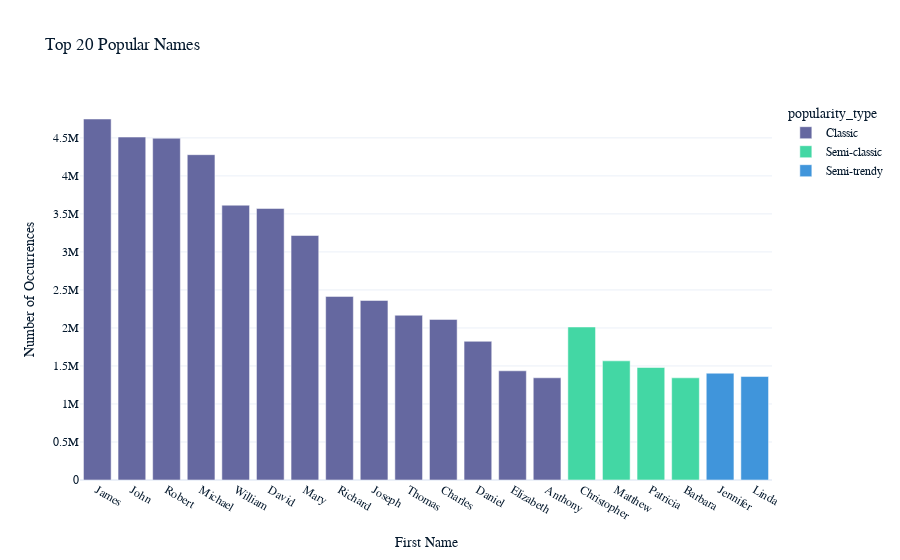

The notebook cell saved with this chart:
### Code cell
# Sort the DataFrame by 'number' in descending order and select the top 20 names
top_20 = result.sort_values(by='number', ascending=False).head(20)

# Create an interactive bar chart using Plotly
fig = px.bar(top_20, 
             x='first_name', 
             y='number', 
             color='popularity_type', 
             title='Top 20 Popular Names',
             labels={'first_name': 'First Name', 'number': 'Number of Occurrences'},
             hover_data={'popularity_type': True})

# Customize the hover template to show the real number and popularity type
fig.update_traces(hovertemplate='<b>%{x}</b><br>Number: %{y:,}<br>Popularity: %{customdata[0]}')

# Show the plot
fig.show()

### Figure 1 — Plotly figure (JSON) as saved in the notebook; plotly's stock layout.template omitted (floating-point values rounded to 4 significant figures)
{"data": [{"alignmentgroup": "True", "customdata": [["Classic"], ["Classic"], ["Classic"], ["Classic"], ["Classic"], ["Classic"], ["Classic"], ["Classic"], ["Classic"], ["Classic"], ["Classic"], ["Classic"], ["Classic"], ["Classic"]], "hovertemplate": "<b>%{x}</b><br>Number: %{y:,}<br>Popularity: %{customdata[0]}", "legendgroup": "Classic", "marker": {"color": "#6568a0", "pattern": {"shape": ""}}, "name": "Classic", "offsetgroup": "Classic", "orientation": "v", "showlegend": true, "textposition": "auto", "x": ["James", "John", "Robert", "Michael", "William", "David", "Mary", "Richard", "Joseph", "Thomas", "Charles", "Daniel", "Elizabeth", "Anthony"], "xaxis": "x", "y": [4748138, 4510721, 4495199, 4278824, 3614424, 3571498, 3215850, 2414838, 2361382, 2166802, 2112352, 1824274, 1436286, 1344352], "yaxis": "y", "type": "bar"}, {"alignmentgroup": "True", "customdata": [["Semi-classic"], ["Semi-classic"], ["Semi-classic"], ["Semi-classic"]], "hovertemplate": "<b>%{x}</b><br>Number: %{y:,}<br>Popularity: %{customdata[0]}", "legendgroup": "Semi-classic", "marker": {"color": "#43d7a4", "pattern": {"shape": ""}}, "name": "Semi-classic", "offsetgroup": "Semi-classic", "orientation": "v", "showlegend": true, "textposition": "auto", "x": ["Christopher", "Matthew", "Patricia", "Barbara"], "xaxis": "x", "y": [2012792, 1567204, 1479802, 1343901], "yaxis": "y", "type": "bar"}, {"alignmentgroup": "True", "customdata": [["Semi-trendy"], ["Semi-trendy"]], "hovertemplate": "<b>%{x}</b><br>Number: %{y:,}<br>Popularity: %{customdata[0]}", "legendgroup": "Semi-trendy", "marker": {"color": "#4095db", "pattern": {"shape": ""}}, "name": "Semi-trendy", "offsetgroup": "Semi-trendy", "orientation": "v", "showlegend": true, "textposition": "auto", "x": ["Jennifer", "Linda"], "xaxis": "x", "y": [1404743, 1361021], "yaxis": "y", "type": "bar"}], "layout": {"xaxis": {"anchor": "y", "domain": [0, 1], "title": {"text": "First Name"}}, "yaxis": {"anchor": "x", "domain": [0, 1], "title": {"text": "Number of Occurrences"}}, "legend": {"title": {"text": "popularity_type"}, "tracegroupgap": 0}, "title": {"text": "Top 20 Popular Names"}, "barmode": "relative"}}
